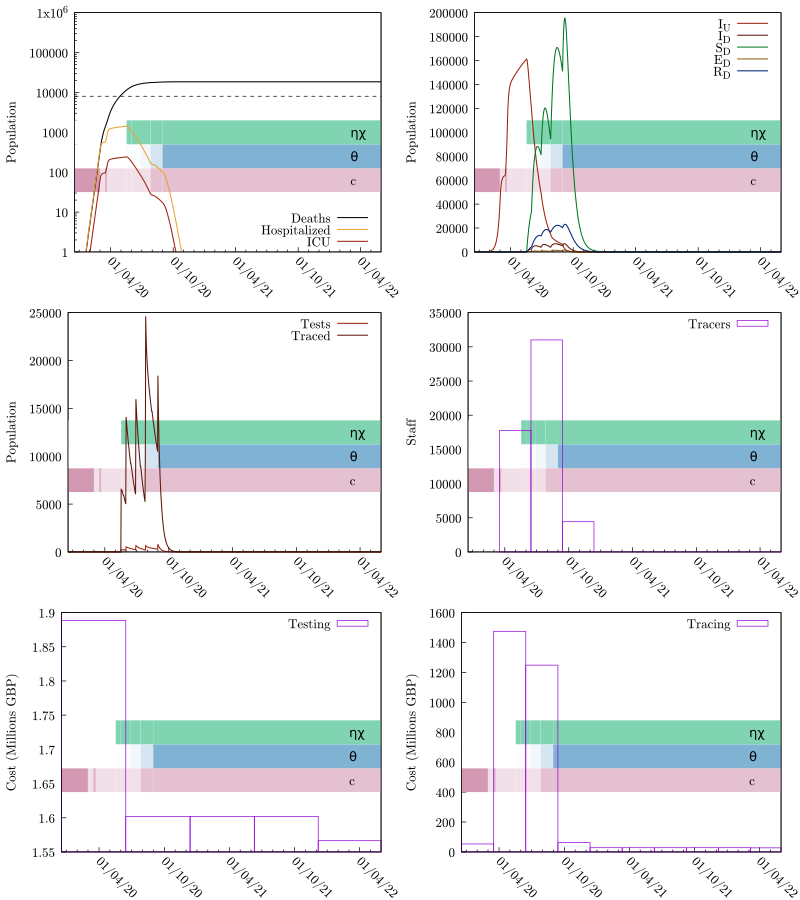

Write gnuplot code to recreate this figure.
set terminal pdfcairo color enhanced dashed font "cmr10,14" size 8,9
seed="ptti-scenario-3a-Trig"
set output sprintf("%s.pdf", seed)
set multiplot layout 3,2
odefile=sprintf("%s-out-0.tsv", seed)
ttfile=sprintf("%s-out-0-testtrace.tsv", seed)
trfile=sprintf("%s-out-0-trcosts.tsv", seed)
tefile=sprintf("%s-out-0-tecosts.tsv", seed)
etimesfile=sprintf("%s-events.gp", seed)

set tics nomirror
set ylabel 'Population'

set yrange [0:]

set style fill transparent solid 0.25 noborder

# Colors
color_SU = '#00aa55'
color_SD = '#007722'

color_EU = '#eba134'
color_ED = '#945e0f'

color_IU = '#9c210e'
color_ID = '#5e160b'

color_RU = '#0055aa'
color_RD = '#002277'

# These are from the economic model inputs
Hospitalized_Pct_Deaths=0.44
ICU_Fatality=0.59
ICU_Pct=0.17
IFR=0.008
Non_ICU_Fatality=0.36

HF = IFR*Hospitalized_Pct_Deaths/(ICU_Pct*ICU_Fatality+(1-ICU_Pct)*Non_ICU_Fatality)
ICUF = HF*ICU_Pct

set key bottom right
set xdata time
set timefmt "%Y-%m-%d %H:%M:%S"
set format x "%d/%m/%y"

load etimesfile

set xtics rotate by -45 3600*24*30*6

set yrange [1:1e6]
set log y

set arrow from graph 0, first 8000 to graph 1, first 8000 nohead lc 0 dt '--'
plot odefile u 1:(($9+$10)*IFR) w l lw 1.5 lc 0 ti "Deaths", "" u 1:(($7+$8)*HF) w l lw 1.5 lc rgb color_EU ti "Hospitalized", "" u 1:(($7+$8)*ICUF) w l lw 1.5 lc rgb color_IU ti "ICU"

unset log y
unset arrow

set autoscale y
set yrange [0:]
set key top right

# set y2tics 0.5
# set y2range [0:4]

plot odefile u 1:7 w l lw 1.5 lc rgb color_IU ti "I_U", odefile u 1:8 w l lw 1.5 lc rgb color_ID ti "I_D", \
     odefile u 1:4 w l lw 1.5 lc rgb color_SD ti "S_D", odefile u 1:6 w l lw 1.5 lc rgb color_ED ti "E_D", \
     odefile u 1:10 w l lw 1.5 lc rgb color_RD ti "R_D"#, odefile u 1:13 w l axis x1y2 lc 0 ti "R"


plot ttfile u 1:3 w l lw 1.5 lc rgb color_IU ti "Tests", ttfile u 1:4 w l lw 1.5 lc rgb color_ID ti "Traced"

unset log y
unset yrange
set autoscale y
set style fill empty

set ylabel "Staff"
plot trfile u 1:5 w boxes ti "Tracers"

set ylabel "Cost (Millions GBP)"
plot tefile u 1:($5/1000000) w boxes ti "Testing"
plot trfile u 1:($6/1000000) w boxes ti "Tracing"

unset multiplot
set output
